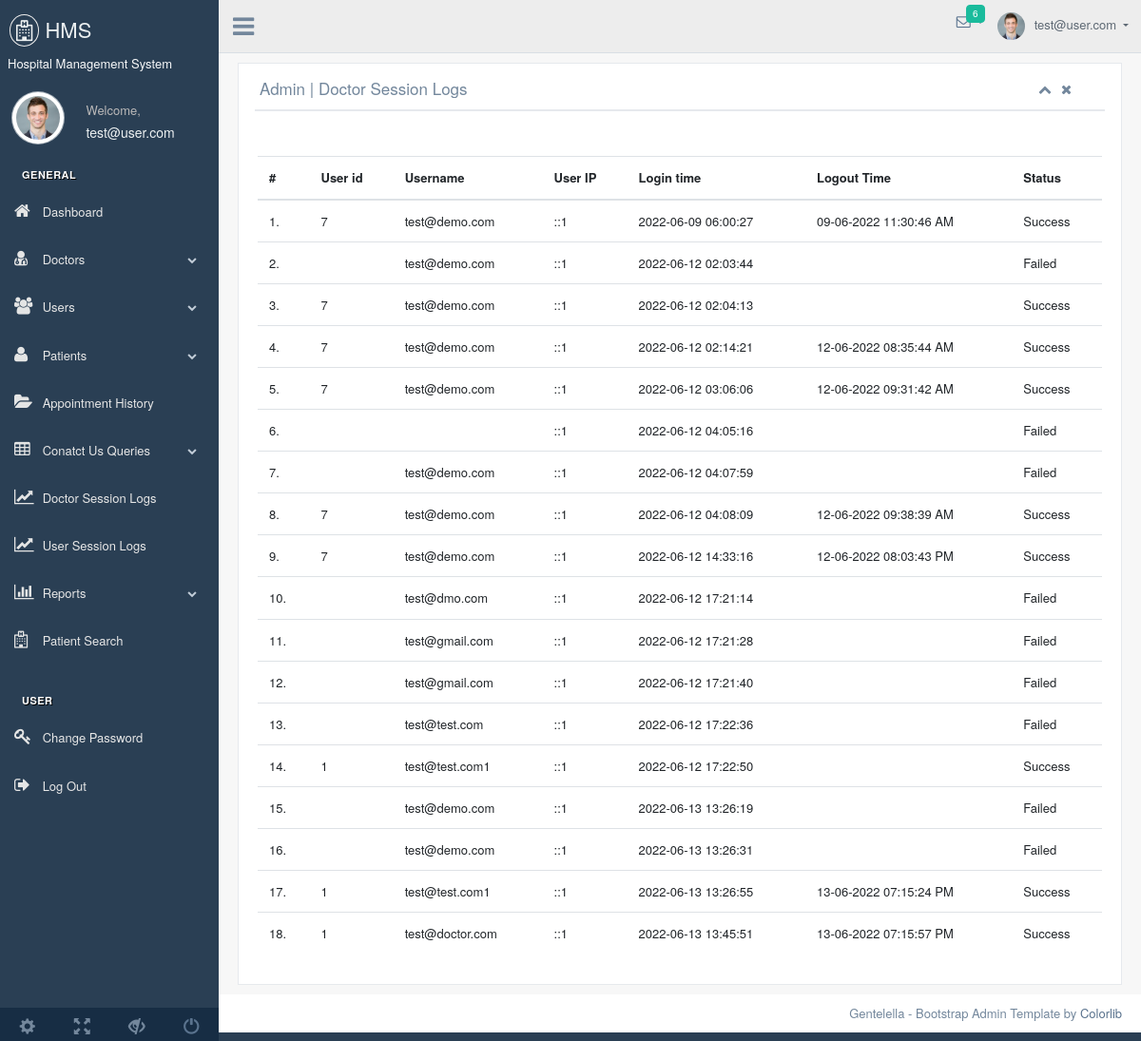
The page /admin/doctor-logs.php (signed in) on the database its author committed.
### tables this page shows
CREATE TABLE `doctorslog` (
  `id` int(11) NOT NULL,
  `uid` int(11) DEFAULT NULL,
  `username` varchar(255) DEFAULT NULL,
  `userip` binary(16) DEFAULT NULL,
  `loginTime` timestamp NULL DEFAULT CURRENT_TIMESTAMP,
  `logout` varchar(255) DEFAULT NULL,
  `status` int(11) DEFAULT NULL
);

### admin/doctor-logs.php (the view, shortened to what this page needs)
<?php
include('include/config.php');
?>
<!DOCTYPE html>
<html lang="en">
<head>
	<link href="../vendors/bootstrap/dist/css/bootstrap.min.css" rel="stylesheet">
	<link href="../vendors/font-awesome/css/font-awesome.min.css" rel="stylesheet">
	<link href="../vendors/nprogress/nprogress.css" rel="stylesheet">
	<link href="../vendors/iCheck/skins/flat/green.css" rel="stylesheet">
	<link href="../vendors/bootstrap-progressbar/css/bootstrap-progressbar-3.3.4.min.css" rel="stylesheet">
	<link href="../vendors/jqvmap/dist/jqvmap.min.css" rel="stylesheet"/>
	<link href="../vendors/bootstrap-daterangepicker/daterangepicker.css" rel="stylesheet">
	<link href="../assets/css/custom.min.css" rel="stylesheet">
</head>
<body class="nav-md">
	<?php
	$page_title = 'Admin  | Doctor Session Logs';
	$x_content = true;
	?>
	<?php include('include/header.php');?>
	<div class="row">
		<div class="col-md-12">
			<table class="table table-hover" id="sample-table-1">
				<thead>
					<tr>
						<th class="center">#</th>
						<th class="hidden-xs">User id</th>
						<th>Username</th>
						<th>User IP</th>
						<th>Login time</th>
						<th>Logout Time </th>
						<th> Status </th>
					</tr>
				</thead>
				<tbody>
					<?php
					$sql=mysqli_query($con,"select * from doctorslog ");
					$cnt=1;
					while($row=mysqli_fetch_array($sql))
					{
						?>
						<tr>
							<td class="center"><?php echo $cnt;?>.</td>
							<td class="hidden-xs"><?php echo $row['uid'];?></td>
							<td class="hidden-xs"><?php echo $row['username'];?></td>
							<td><?php echo $row['userip'];?></td>
							<td><?php echo $row['loginTime'];?></td>
							<td><?php echo $row['logout'];?>
						</td>
						<td>
							<?php if($row['status']==1)
							{
								echo "Success";
							}
							else
							{
								echo "Failed";
							}?>
						</td>
					</tr>
					<?php
					$cnt=$cnt+1;
				}?>
			</tbody>
		</table>
	</div>
</div>
<?php include('include/footer.php');?>
</body>

### admin/include/header.php (shortened to what this page needs)
<div class="container body">
	<div class="main_container">
		<div class="col-md-3 left_col">
			<div class="left_col scroll-view">
				<div class="navbar nav_title" style="border: 0;">
					<a href="dashboard.php" class="site_title"><i class="fa fa-hospital-o"></i> <span>HMS</span></a>
				</div>
				<div class="profile clearfix">
					<div class="ml-2 text-light">Hospital Management System</div>
					<div class="profile_pic">
						<img src="../assets/images/img.jpg" alt="..." class="img-circle profile_img">
					</div>
					<div class="profile_info">
						<span>Welcome,</span>
						<h2><?php echo $_SESSION['login']; ?></h2>
					</div>
				</div>
				<br />
				<?php include('include/sidebar.php');?>
				<div class="sidebar-footer hidden-small">
					<a data-toggle="tooltip" data-placement="top" title="Settings">
						<span class="glyphicon glyphicon-cog" aria-hidden="true"></span>
					</a>
					<a data-toggle="tooltip" data-placement="top" title="FullScreen">
						<span class="glyphicon glyphicon-fullscreen" aria-hidden="true"></span>
					</a>
					<a data-toggle="tooltip" data-placement="top" title="Lock">
						<span class="glyphicon glyphicon-eye-close" aria-hidden="true"></span>
					</a>
					<a data-toggle="tooltip" data-placement="top" title="Logout" href="logout.php">
						<span class="glyphicon glyphicon-off" aria-hidden="true"></span>
					</a>
				</div>
			</div>
		</div>
		<div class="top_nav">
			<div class="nav_menu">
				<div class="nav toggle">
					<a id="menu_toggle"><i class="fa fa-bars"></i></a>
				</div>
				<nav class="nav navbar-nav">
					<ul class=" navbar-right">
						<li class="nav-item dropdown open" style="padding-left: 15px;">
							<a href="javascript:;" class="user-profile dropdown-toggle" aria-haspopup="true" id="navbarDropdown" data-toggle="dropdown" aria-expanded="false">
								<img src="../assets/images/img.jpg" alt=""><?php echo $_SESSION['login']; ?>
							</a>
						</li>
						<li role="presentation" class="nav-item dropdown open">
							<a href="javascript:;" class="dropdown-toggle info-number" id="navbarDropdown1" data-toggle="dropdown" aria-expanded="false">
								<i class="fa fa-envelope-o"></i>
								<span class="badge bg-green">6</span>
							</a>
						</li>
					</ul>
				</nav>
			</div>
		</div>
		<div class="right_col" role="main">
			<?php if(isset($x_content) && $x_content): ?>
				<div class="row">
					<div class="col-md-12 col-sm-12">
						<div class="x_panel">
							<div class="x_title">
								<h2><?php echo $page_title??''; ?></h2>
								<ul class="nav navbar-right panel_toolbox">
									<li><a class="collapse-link"><i class="fa fa-chevron-up"></i></a>
									</li>
									<li><a class="close-link"><i class="fa fa-close"></i></a>
									</li>
								</ul>
								<div class="clearfix"></div>
							</div>
							<div class="x_content">
							<?php endif; ?>

### admin/include/sidebar.php (shortened to what this page needs)
<div id="sidebar-menu" class="main_menu_side hidden-print main_menu">
	<div class="menu_section">
		<h3>General</h3>
		<ul class="nav side-menu">
			<li><a href="dashboard.php"><i class="fa fa-home"></i> Dashboard</a></li>
			<li><a><i class="fa fa-user-md"></i> Doctors <span class="fa fa-chevron-down"></span></a>
			</li>
			<li><a><i class="fa fa-users"></i> Users <span class="fa fa-chevron-down"></span></a>
			</li>
			<li><a><i class="fa fa-user"></i> Patients <span class="fa fa-chevron-down"></span></a>
			</li>
			<li><a href="appointment-history.php"><i class="fa fa-folder-open"></i> Appointment History</a></li>
			<li><a><i class="fa fa-table"></i> Conatct Us Queries <span class="fa fa-chevron-down"></span></a>
			</li>
			<li><a href="doctor-logs.php"><i class="fa fa-line-chart"></i> Doctor Session Logs</a></li>
			<li><a href="user-logs.php"><i class="fa fa-line-chart"></i> User Session Logs</a></li>
			<li><a><i class="fa fa-bar-chart"></i> Reports <span class="fa fa-chevron-down"></span></a>
			</li>
			<li><a href="patient-search.php"><i class="fa fa-hospital-o"></i> Patient Search</a></li>
		</ul>
	</div>
	<div class="menu_section">
		<h3>User</h3>
		<ul class="nav side-menu">
			<li><a href="change-password.php"><i class="fa fa-key"></i> Change Password</a></li>
			<li><a href="logout.php"><i class="fa fa-sign-out"></i> Log Out</a></li>
		</ul>
	</div>
</div>

### admin/include/footer.php
<?php if(isset($x_content) && $x_content): ?>
</div>
</div>
</div>
</div>
<?php endif; ?>
</div>
<footer>
<div class="pull-right">
Gentelella - Bootstrap Admin Template by <a href="https://colorlib.com">Colorlib</a>
</div>
<div class="clearfix"></div>
</footer>
</div>
</div>

### rows shown on the page
doctorslog: uid "7", username "test@demo.com", userip "::1", loginTime "2022-06-09 06:00:27", logout "09-06-2022 11:30:46 AM", status "Success"
doctorslog: username "test@demo.com", userip "::1", loginTime "2022-06-12 02:03:44", status "Failed"
doctorslog: uid "7", username "test@demo.com", userip "::1", loginTime "2022-06-12 02:04:13", status "Success"
doctorslog: uid "7", username "test@demo.com", userip "::1", loginTime "2022-06-12 02:14:21", logout "12-06-2022 08:35:44 AM", status "Success"
doctorslog: uid "7", username "test@demo.com", userip "::1", loginTime "2022-06-12 03:06:06", logout "12-06-2022 09:31:42 AM", status "Success"
doctorslog: userip "::1", loginTime "2022-06-12 04:05:16", status "Failed"
doctorslog: username "test@demo.com", userip "::1", loginTime "2022-06-12 04:07:59", status "Failed"
doctorslog: uid "7", username "test@demo.com", userip "::1", loginTime "2022-06-12 04:08:09", logout "12-06-2022 09:38:39 AM", status "Success"
doctorslog: uid "7", username "test@demo.com", userip "::1", loginTime "2022-06-12 14:33:16", logout "12-06-2022 08:03:43 PM", status "Success"
doctorslog: username "test@dmo.com", userip "::1", loginTime "2022-06-12 17:21:14", status "Failed"
doctorslog: username "test@gmail.com", userip "::1", loginTime "2022-06-12 17:21:28", status "Failed"
doctorslog: username "test@gmail.com", userip "::1", loginTime "2022-06-12 17:21:40", status "Failed"
doctorslog: username "test@test.com", userip "::1", loginTime "2022-06-12 17:22:36", status "Failed"
doctorslog: uid "1", username "test@test.com1", userip "::1", loginTime "2022-06-12 17:22:50", status "Success"
doctorslog: username "test@demo.com", userip "::1", loginTime "2022-06-13 13:26:19", status "Failed"
doctorslog: username "test@demo.com", userip "::1", loginTime "2022-06-13 13:26:31", status "Failed"
doctorslog: uid "1", username "test@test.com1", userip "::1", loginTime "2022-06-13 13:26:55", logout "13-06-2022 07:15:24 PM", status "Success"
doctorslog: uid "1", username "test@doctor.com", userip "::1", loginTime "2022-06-13 13:45:51", logout "13-06-2022 07:15:57 PM", status "Success"

### other values the page prints
$_SESSION['login'] "test@user.com"
$page_title "Admin | Doctor Session Logs"
